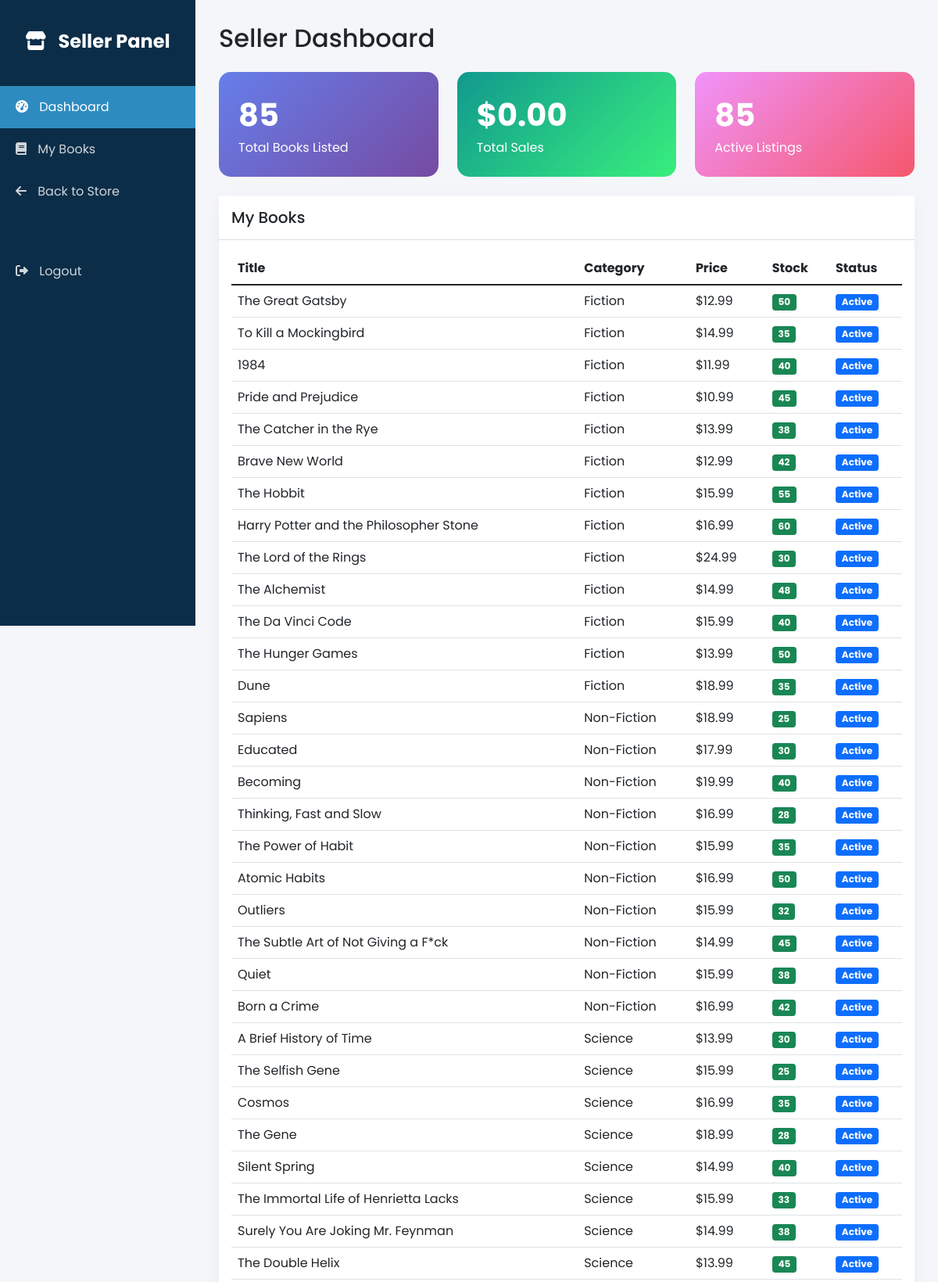
The app's page /seller/index.php (signed in, upper part) with its own data.
### tables this page shows
CREATE TABLE IF NOT EXISTS books (
    id INT AUTO_INCREMENT PRIMARY KEY,
    title VARCHAR(255) NOT NULL,
    author VARCHAR(255) NOT NULL,
    description TEXT,
    price DECIMAL(10, 2) NOT NULL,
    category_id INT,
    seller_id INT,
    image VARCHAR(255) DEFAULT 'default-book.png',
    stock INT DEFAULT 1,
    isbn VARCHAR(20) DEFAULT NULL,
    published_year YEAR DEFAULT NULL,
    created_at TIMESTAMP DEFAULT CURRENT_TIMESTAMP,
    updated_at TIMESTAMP DEFAULT CURRENT_TIMESTAMP ON UPDATE CURRENT_TIMESTAMP,
    FOREIGN KEY (category_id) REFERENCES categories(id) ON DELETE SET NULL,
    FOREIGN KEY (seller_id) REFERENCES users(id) ON DELETE CASCADE
);

CREATE TABLE IF NOT EXISTS categories (
    id INT AUTO_INCREMENT PRIMARY KEY,
    name VARCHAR(255) NOT NULL,
    slug VARCHAR(255) NOT NULL UNIQUE,
    description TEXT DEFAULT NULL,
    created_at TIMESTAMP DEFAULT CURRENT_TIMESTAMP
);

### seller/index.php (the view, shortened to what this page needs)
<?php
require_once '../config/database.php';
$seller_id = $_SESSION['user_id'];
$my_books = $conn->query("SELECT b.*, c.name as category_name FROM books b LEFT JOIN categories c ON b.category_id = c.id WHERE b.seller_id = $seller_id ORDER BY b.created_at DESC");
$total_books = $conn->query("SELECT COUNT(*) as count FROM books WHERE seller_id = $seller_id")->fetch_assoc()['count'];
$total_sales = $conn->query("SELECT COALESCE(SUM(oi.price * oi.quantity), 0) as total FROM order_items oi JOIN books b ON oi.book_id = b.id WHERE b.seller_id = $seller_id")->fetch_assoc()['total'];
?>
<!DOCTYPE html>
<html lang="en">
<head>
    <link href="https://cdn.jsdelivr.net/npm/bootstrap@5.1.3/dist/css/bootstrap.min.css" rel="stylesheet">
    <link rel="stylesheet" href="https://cdnjs.cloudflare.com/ajax/libs/font-awesome/6.0.0/css/all.min.css">
</head>
<body>
    <div class="sidebar">
        <div class="text-center mb-4">
            <a href="index.php" class="fs-4 fw-bold text-white text-decoration-none">
                <i class="fas fa-store"></i> Seller Panel
            </a>
        </div>
        <a href="index.php" class="active"><i class="fas fa-tachometer-alt"></i> Dashboard</a>
        <a href="my-books.php"><i class="fas fa-book"></i> My Books</a>
        <a href="../index.php"><i class="fas fa-arrow-left"></i> Back to Store</a>
        <a href="../auth/logout.php" class="mt-5"><i class="fas fa-sign-out-alt"></i> Logout</a>
    </div>
    <div class="main-content">
        <h2 class="mb-4">Seller Dashboard</h2>
        <div class="row g-4 mb-4">
            <div class="col-md-4">
                <div class="stat-card" style="background: linear-gradient(135deg, #667eea 0%, #764ba2 100%);">
                    <div class="fs-1 fw-bold"><?php echo $total_books; ?></div>
                    <div>Total Books Listed</div>
                </div>
            </div>
            <div class="col-md-4">
                <div class="stat-card" style="background: linear-gradient(135deg, #11998e 0%, #38ef7d 100%);">
                    <div class="fs-1 fw-bold">$<?php echo number_format($total_sales, 2); ?></div>
                    <div>Total Sales</div>
                </div>
            </div>
            <div class="col-md-4">
                <div class="stat-card" style="background: linear-gradient(135deg, #f093fb 0%, #f5576c 100%);">
                    <div class="fs-1 fw-bold"><?php echo $my_books->num_rows; ?></div>
                    <div>Active Listings</div>
                </div>
            </div>
        </div>
        <div class="card">
            <div class="card-header bg-white py-3">
                <h5 class="mb-0">My Books</h5>
            </div>
            <div class="card-body">
                <table class="table table-hover">
                    <thead>
                        <tr>
                            <th>Title</th>
                            <th>Category</th>
                            <th>Price</th>
                            <th>Stock</th>
                            <th>Status</th>
                        </tr>
                    </thead>
                    <tbody>
                        <?php while($book = $my_books->fetch_assoc()): ?>
                            <tr>
                                <td><?php echo htmlspecialchars($book['title']); ?></td>
                                <td><?php echo htmlspecialchars($book['category_name'] ?? 'N/A'); ?></td>
                                <td>$<?php echo number_format($book['price'], 2); ?></td>
                                <td>
                                    <?php if($book['stock'] < 5): ?>
                                        <span class="badge bg-danger"><?php echo $book['stock']; ?></span>
                                    <?php else: ?>
                                        <span class="badge bg-success"><?php echo $book['stock']; ?></span>
                                    <?php endif; ?>
                                </td>
                                <td>
                                    <?php if($book['stock'] > 0): ?>
                                        <span class="badge bg-primary">Active</span>
                                    <?php else: ?>
                                        <span class="badge bg-secondary">Out of Stock</span>
                                    <?php endif; ?>
                                </td>
                            </tr>
                        <?php endwhile; ?>
                    </tbody>
                </table>
            </div>
        </div>
    </div>
</body>
</html>

### seller/index.php (style rules this page uses)
:root { --primary: #2E8BC0; --dark: #0C2D48; }
body { font-family: 'Poppins', sans-serif; background: #f5f6fa; }
.sidebar { background: var(--dark); min-height: 100vh; position: fixed; width: 250px; padding-top: 20px; }
.sidebar a { color: rgba(255,255,255,0.8); text-decoration: none; padding: 15px 20px; display: block; transition: all 0.3s; }
.sidebar a:hover, .sidebar a.active { background: var(--primary); color: #fff; }
.sidebar a i { margin-right: 10px; }
.main-content { margin-left: 250px; padding: 30px; }
.stat-card { border-radius: 15px; padding: 25px; color: #fff; }
.card { border: none; border-radius: 15px; box-shadow: 0 5px 20px rgba(0,0,0,0.05); }

### records on screen
books: title "The Great Gatsby", category.name "Fiction", price "12.99", stock "50", shows "Active"
books: title "To Kill a Mockingbird", category.name "Fiction", price "14.99", stock "35", shows "Active"
books: title "1984", category.name "Fiction", price "11.99", stock "40", shows "Active"
books: title "Pride and Prejudice", category.name "Fiction", price "10.99", stock "45", shows "Active"
books: title "The Catcher in the Rye", category.name "Fiction", price "13.99", stock "38", shows "Active"
books: title "Brave New World", category.name "Fiction", price "12.99", stock "42", shows "Active"
books: title "The Hobbit", category.name "Fiction", price "15.99", stock "55", shows "Active"
books: title "Harry Potter and the Philosopher Stone", category.name "Fiction", price "16.99", stock "60", shows "Active"
books: title "The Lord of the Rings", category.name "Fiction", price "24.99", stock "30", shows "Active"
books: title "The Alchemist", category.name "Fiction", price "14.99", stock "48", shows "Active"
books: title "The Da Vinci Code", category.name "Fiction", price "15.99", stock "40", shows "Active"
books: title "The Hunger Games", category.name "Fiction", price "13.99", stock "50", shows "Active"
books: title "Dune", category.name "Fiction", price "18.99", stock "35", shows "Active"
books: title "Sapiens", category.name "Non-Fiction", price "18.99", stock "25", shows "Active"
books: title "Educated", category.name "Non-Fiction", price "17.99", stock "30", shows "Active"
books: title "Becoming", category.name "Non-Fiction", price "19.99", stock "40", shows "Active"
books: title "Thinking, Fast and Slow", category.name "Non-Fiction", price "16.99", stock "28", shows "Active"
books: title "The Power of Habit", category.name "Non-Fiction", price "15.99", stock "35", shows "Active"
books: title "Atomic Habits", category.name "Non-Fiction", price "16.99", stock "50", shows "Active"
books: title "Outliers", category.name "Non-Fiction", price "15.99", stock "32", shows "Active"
books: title "The Subtle Art of Not Giving a F*ck", category.name "Non-Fiction", price "14.99", stock "45", shows "Active"
books: title "Quiet", category.name "Non-Fiction", price "15.99", stock "38", shows "Active"
books: title "Born a Crime", category.name "Non-Fiction", price "16.99", stock "42", shows "Active"
books: title "A Brief History of Time", category.name "Science", price "13.99", stock "30", shows "Active"
books: title "The Selfish Gene", category.name "Science", price "15.99", stock "25", shows "Active"
books: title "Cosmos", category.name "Science", price "16.99", stock "35", shows "Active"
books: title "The Gene", category.name "Science", price "18.99", stock "28", shows "Active"
books: title "Silent Spring", category.name "Science", price "14.99", stock "40", shows "Active"
books: title "The Immortal Life of Henrietta Lacks", category.name "Science", price "15.99", stock "33", shows "Active"
books: title "Surely You Are Joking Mr. Feynman", category.name "Science", price "14.99", stock "38", shows "Active"
books: title "The Double Helix", category.name "Science", price "13.99", stock "45", shows "Active"

### other values on screen
$total_books "85"
$total_sales "0.00"
$my_books->num_rows "85"
